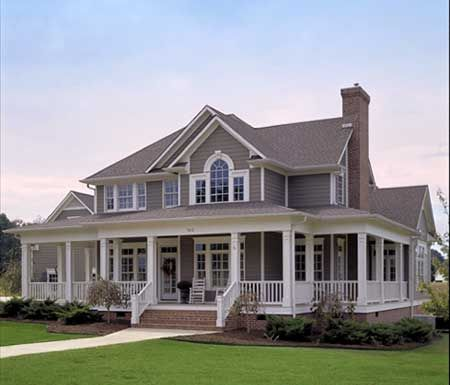
//> input picture experiments/week9/images/house.jpg, 450 x 385 px
$ ./harris_corner_detection   (built with g++ and OpenCV 4)
//> lines starting //> are read from the running program, lines starting //| are printed output that depends on the picture; after the words box and inside, x2 and y2 are one past the last pixel; in counts of white or black regions, pixels touching at a corner belong together
#include <iostream>
#include <opencv2/opencv.hpp>

#define THRESHOLD 35000000000
#define DISTANCE_THRESHOLD 8

using namespace cv;
using namespace std;

struct IndexT
{
	int col;
	int row;

	float distance(int j, int i)
	{
		return sqrt(pow((row-j),2)+pow((col-i),2));
	}
};


Mat image_padding(const Mat& input_image, int offset)
{
   Mat padded_image = Mat(input_image.rows+2*offset, input_image.cols+2*offset, CV_32F, 0.0);

   for(int j = 0; j < input_image.rows ; j++)
        for(int i = 0; i < input_image.cols; i++)
        {
	    padded_image.at<float>(j+offset,i+offset) = input_image.at<uchar>(j,i);
        }

    return padded_image;
}

Mat image_depadding(const Mat& input_image, int offset)
{
   Mat depadded_image = Mat(input_image.rows-2*offset, input_image.cols-2*offset, CV_32F, 0.0);

   for(int j = 0; j < input_image.rows-2*offset ; j++)
        for(int i = 0; i < input_image.cols-2*offset; i++)
        {
	    depadded_image.at<float>(j,i) = input_image.at<float>(j+offset,i+offset);
        }

    return depadded_image;
}

Mat convolve(const Mat& input_image, const Mat& kernel)
{

   int kernel_size = kernel.rows;

   int offset;

   if(kernel_size % 2 != 0)
   {
	offset = (kernel_size+1)/2 - 1;
   }
   else
   {
	offset = (kernel_size)/2 - 1;
   }

  Mat padded_image = image_padding(input_image, offset);

  Mat flipped_kernel = Mat(kernel.rows, kernel.cols, CV_32F, 0.0);

   for(int m = 0; m < kernel_size ; m++)
	for(int n = 0; n < kernel_size; n++)
	{
		flipped_kernel.at<float>(m,n) = kernel.at<float>(kernel_size-m-1,kernel_size-n-1);
	}

  Mat convolved_image = Mat(padded_image.rows, padded_image.cols, CV_32F, 0.0);

  float value = 0.0;
  for(int j = offset; j < padded_image.rows - offset ; j++)
       for(int i = offset; i < padded_image.cols - offset; i++)
       {

	   for(int m = 0; m < kernel_size ; m++)
		for(int n = 0; n < kernel_size; n++)
		{

		    value += (padded_image.at<float>(j+m-offset,i+n-offset))*flipped_kernel.at<float>(m,n);

		}

	   convolved_image.at<float>(j,i)  = value;

	   value = 0;
       }

  Mat depadded_image = image_depadding(convolved_image, offset);

  return depadded_image;
}

void adaptive_threshold(const Mat& input_image, Mat& thresholded_image, float c, bool inverse=false)
{
   thresholded_image = input_image.clone();
   int image_type = input_image.type();

   if(image_type != CV_8UC1)
   	thresholded_image.convertTo(thresholded_image,CV_8UC1);

   Mat blurred_image;

   GaussianBlur( thresholded_image,blurred_image, Size( 5, 5 ), 1.4, 1.4);

   if(blurred_image.type() != CV_8UC1)
   	blurred_image.convertTo(blurred_image,image_type);

   float threshold;

   for(int j = 1; j < input_image.rows-1; j++)
	for(int i =1; i < input_image.cols-1; i++)
	{
		if(image_type == CV_8UC1)
		{
			threshold =(int) saturate_cast<uchar>(blurred_image.at<uchar>(j,i) - c);

			if (input_image.at<uchar>(j,i) >= threshold)
				if(inverse)
					thresholded_image.at<uchar>(j,i) = 0;
				else
					thresholded_image.at<uchar>(j,i) = 255;
			else
				if(inverse)
					thresholded_image.at<uchar>(j,i) = 255;
				else
					thresholded_image.at<uchar>(j,i) = 0;
		}
		else if(image_type == CV_32F)
		{
			threshold = (blurred_image.at<float>(j,i) - c);

			if (input_image.at<float>(j,i) >= threshold)
				if(inverse)
					thresholded_image.at<uchar>(j,i) = 0;
				else
					thresholded_image.at<uchar>(j,i) = 255;
			else
				if(inverse)
					thresholded_image.at<uchar>(j,i) = 255;
				else
					thresholded_image.at<uchar>(j,i) = 0;

		}


	}

}


Mat harris_corner_detection(const Mat& input_image)
{

   Mat horizontal_kernel = Mat(3, 3, CV_32F, 0.0);
   Mat vertical_kernel = Mat(3, 3, CV_32F, 0.0);
   Mat image_gradient, image_gradient_direction,converted_image, nms_image, double_thresholded_image;

   horizontal_kernel.at<float>(0,0) = 1.0/9.0 ;
   horizontal_kernel.at<float>(0,1) = 0 ;
   horizontal_kernel.at<float>(0,2) = -1.0/9.0 ;

   horizontal_kernel.at<float>(1,0) = 2/9.0 ;
   horizontal_kernel.at<float>(1,1) = 0 ;
   horizontal_kernel.at<float>(1,2) = -2/9.0 ;

   horizontal_kernel.at<float>(2,0) = 1/9.0 ;
   horizontal_kernel.at<float>(2,1) = 0 ;
   horizontal_kernel.at<float>(2,2) = -1/9.0 ;

   vertical_kernel.at<float>(0,0) = 1/9.0 ;
   vertical_kernel.at<float>(0,1) = 2/9.0 ;
   vertical_kernel.at<float>(0,2) = 1/9.0 ;

   vertical_kernel.at<float>(1,0) = 0 ;
   vertical_kernel.at<float>(1,1) = 0 ;
   vertical_kernel.at<float>(1,2) = 0 ;

   vertical_kernel.at<float>(2,0) = -1/9.0 ;
   vertical_kernel.at<float>(2,1) = -2/9.0 ;
   vertical_kernel.at<float>(2,2) = -1/9.0 ;

   Mat horizontal_image = convolve(input_image, horizontal_kernel);
   Mat vertical_image = convolve(input_image, vertical_kernel);

   Mat horizontal_image_squared = Mat(horizontal_image.rows, horizontal_image.cols, CV_32F, 0.0);
   Mat vertical_image_squared  = Mat(horizontal_image.rows, horizontal_image.cols, CV_32F, 0.0);
   Mat horizontal_vertical_image = Mat(horizontal_image.rows, horizontal_image.cols, CV_32F, 0.0);

   Mat combined_image = Mat(horizontal_image.rows, horizontal_image.cols, CV_32F, 0.0);

    for(int j = 0; j < horizontal_image.rows ; j++)
       for(int i = 0; i < horizontal_image.cols ; i++)
       {
	   combined_image.at<float>(j,i) = horizontal_image.at<float>(j,i) + vertical_image.at<float>(j,i);
	   horizontal_image_squared.at<float>(j,i) = pow( horizontal_image.at<float>(j,i), 2);
	   vertical_image_squared.at<float>(j,i)  = pow( vertical_image.at<float>(j,i), 2);
	   horizontal_vertical_image .at<float>(j,i)  = horizontal_image.at<float>(j,i)*vertical_image.at<float>(j,i) ;

       }

   GaussianBlur( horizontal_image_squared, horizontal_image_squared, Size(9,9), 1.4, 1.4, BORDER_DEFAULT );
   GaussianBlur( vertical_image_squared, vertical_image_squared, Size(9,9), 1.4, 1.4, BORDER_DEFAULT );
   GaussianBlur( horizontal_vertical_image, horizontal_vertical_image, Size(9,9), 1.4, 1.4, BORDER_DEFAULT );

   Mat harris_response= Mat(horizontal_image.rows, horizontal_image.cols, CV_32F, 0.0);
   Mat corners= Mat::zeros(horizontal_image.rows, horizontal_image.cols, CV_8UC1 );

   float k = 0.04;

   for(int j = 0; j < horizontal_image.rows ; j++)
      for(int i = 0; i < horizontal_image.cols ; i++)
      {
	   //R = Det(H) - k(Trace(H))^2;

	   harris_response.at<float>(j,i) = horizontal_image_squared.at<float>(j,i)*vertical_image_squared.at<float>(j,i) -pow(horizontal_vertical_image.at<float>(j,i),2)
					    - k*(pow(horizontal_image_squared.at<float>(j,i)+vertical_image_squared.at<float>(j,i),2));

      }

   Mat corners2 = Mat::zeros(horizontal_image.rows, horizontal_image.cols, CV_8UC1 );

   int size = 5;

   int offset = (size+1)/2 - 1;

    normalize(harris_response, harris_response, 1,0,NORM_MINMAX);
    adaptive_threshold(harris_response, corners, -0.3);

   if(corners.type() != CV_8UC1)
   	corners.convertTo(corners,CV_8UC1);

   std::vector<IndexT> corner_indices;

   for(int j = 0; j < horizontal_image.rows ; j++)
      for(int i = 0; i < horizontal_image.cols ; i++)
      {
	   IndexT current_index;
           current_index.row = j;
	   current_index.col = i;

	   if( corners.at<uchar>(j,i)  > 200)
		if(corner_indices.empty())
			corner_indices.push_back(current_index);
		else
		{
			 bool corner_neighbor = false;
			 for (std::vector<IndexT>::iterator it = corner_indices.begin() ; it != corner_indices.end(); ++it)
			 {
				if(it->distance(j,i) < DISTANCE_THRESHOLD)
					corner_neighbor = true;
			 }

			 if(!corner_neighbor)
				corner_indices.push_back(current_index);
		}
      }


    for (std::vector<IndexT>::iterator it = corner_indices.begin() ; it != corner_indices.end(); ++it)
    {
	cout<<"index row = "<<it->row<<" , col="<<it->col<<endl;
	corners2.at<uchar>(it->row,it->col) = 255;

    }


   Mat image_with_corners = input_image.clone();

   int border_offset = 3;

    for( int j = border_offset; j <  corners2.rows-border_offset ; j++ )
     { for( int i = border_offset; i <  corners2.cols-border_offset; i++ )
	  {
	    if( (int)  corners2.at<uchar>(j,i) == 255 )
	      {
	       circle(  image_with_corners, Point( i, j ), 10,  Scalar(127), 2, 8, 0 );
	      }
	  }
     }

   return image_with_corners;
}


int main(int argc, char** argv )
{
    Mat grayscale_image1, grayscale_image2;

    Mat image1 = imread( "../images/house.jpg", 1 );
//> image1 is the input picture: 385 rows x 450 cols, CV_8UC3; mean B, G, R 150.8, 149.5, 148.5
    Mat image2 = imread( "../images/checkerboard.jpg", 1 );
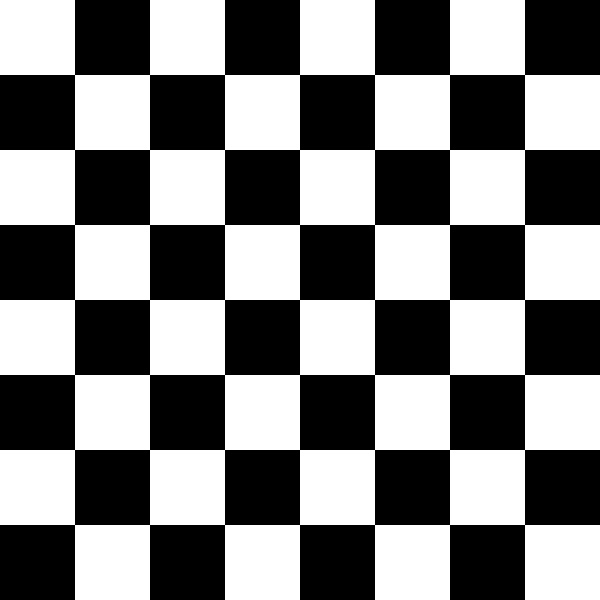
//> input picture experiments/week9/images/checkerboard.jpg, 600 x 600 px
//> image2 is the input picture: 600 rows x 600 cols, CV_8UC3; min 0, max 255, mean 127.5

    if ( !image1.data || !image2.data )
     {
        printf("No image data \n");
        return -1;
     }

    cvtColor( image1, grayscale_image1, CV_BGR2GRAY );
    cvtColor( image2, grayscale_image2, CV_BGR2GRAY );

    Mat corners1 = harris_corner_detection(grayscale_image1);
//> after the loop in image_padding, `for(int j = 0; j < input_image.rows ; j++)`:
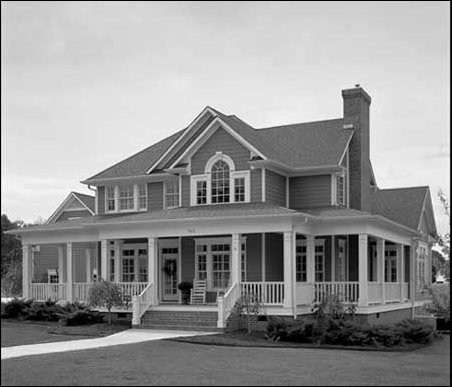
//> padded_image: 387 rows x 452 cols, CV_32FC1; min 0, max 255, mean 147.9
//> after the loop in convolve, `for(int j = offset; j < padded_image.rows - offset ; j++)`: value = 0
//> after the loop in image_depadding, `for(int j = 0; j < input_image.rows-2*offset ; j++)`:
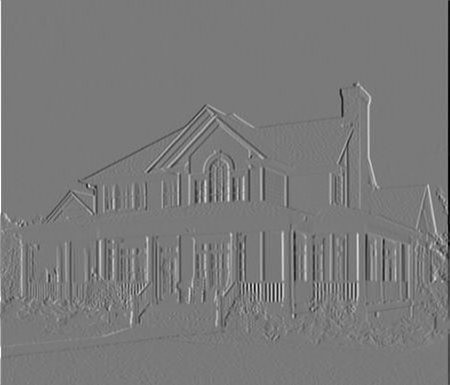
//> depadded_image: 385 rows x 450 cols, CV_32FC1; min -100, max 108.6, mean -0.1; drawn with min black and max white
//> in adaptive_threshold, `thresholded_image.convertTo(thresholded_image,CV_8UC1);`: thresholded_image: 385 rows x 450 cols, CV_8UC1; values 0 (black) and 1 (white), 0.02% white in thin lines or dots
//> in adaptive_threshold, `GaussianBlur( thresholded_image,blurred_image, Size( 5, 5 ), 1.4, 1.4);`: blurred_image: 385 rows x 450 cols, CV_8UC1; values 0 (black) and 1 (white), 0.01% white; 2 white regions (2 under 20 px)
//> after the loop in adaptive_threshold, `for(int j = 1; j < input_image.rows-1; j++)`:
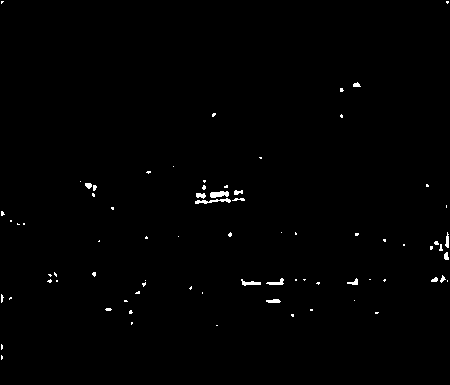
//> thresholded_image: 385 rows x 450 cols, CV_8UC1; min 0, max 255, mean 1.7
//> after the loop in adaptive_threshold, `for(int j = 1; j < input_image.rows-1; j++)`: threshold = 0.3
//> after the loop in harris_corner_detection, `for(int j = 0; j < horizontal_image.rows ; j++)`: corner_indices = 85 items
//> the loop in harris_corner_detection, `for (std::vector<IndexT>::iterator it = corner_indices.begin() ; it !=..` made 85 passes
//| index row = 1 , col=1
//| index row = 1 , col=446
//| index row = 82 , col=357
//| index row = 88 , col=340
//| index row = 113 , col=213
//| index row = 114 , col=341
//| index row = 157 , col=259
//| index row = 166 , col=173
//> (output is shown up to pass 8 of 85)
//> after the loop in harris_corner_detection, `for (std::vector<IndexT>::iterator it = corner_indices.begin() ; it !=..`: corners2: 385 rows x 450 cols, CV_8UC1; 0.05% white in thin lines or dots
//> after the loop in harris_corner_detection, `for( int j = border_offset; j <  corners2.rows-border_offset ; j++ )`: image_with_corners: 385 rows x 450 cols, CV_8UC1; min 0, max 254, mean 149.7

    Mat corners2 = harris_corner_detection(grayscale_image2);
//> after the loop in convolve (call 4), `for(int j = offset; j < padded_image.rows - offset ; j++)`:
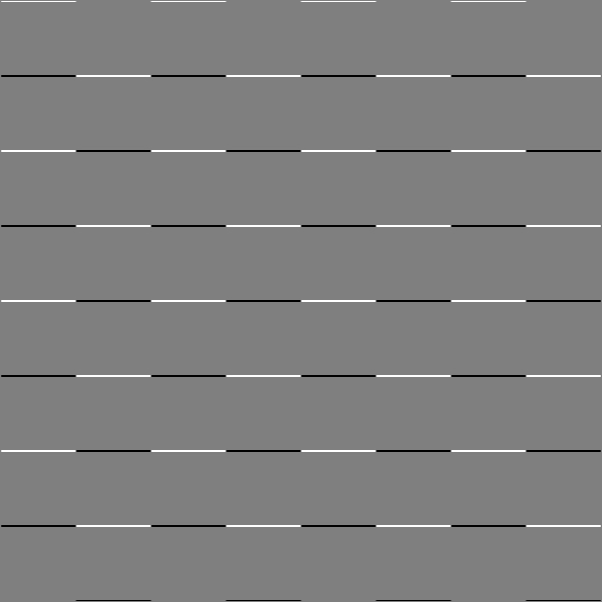
//> convolved_image: 602 rows x 602 cols, CV_32FC1; min -113.3, max 113.3, mean 0; drawn with min black and max white
//> after the loop in convolve (call 4), `for(int j = offset; j < padded_image.rows - offset ; j++)`: value = 0
//> in harris_corner_detection (call 2), `GaussianBlur( horizontal_image_squared, horizontal_image_squared, Size..`: horizontal_image_squared: 600 rows x 600 cols, CV_32FC1; min 0, max 6502.9, mean 307.3
//> in harris_corner_detection (call 2), `GaussianBlur( horizontal_vertical_image, horizontal_vertical_image, Si..`: horizontal_vertical_image: 600 rows x 600 cols, CV_32FC1; min -739.7, max 739.7, mean -0.1
//> call 2 of adaptive_threshold, with c = -0.3, inverse = false
//> in adaptive_threshold (call 2), `thresholded_image.convertTo(thresholded_image,CV_8UC1);`: thresholded_image: 600 rows x 600 cols, CV_8UC1; values 0 (black) and 1 (white), 0.25% white; 79 white regions (79 under 20 px)
//> in adaptive_threshold (call 2), `GaussianBlur( thresholded_image,blurred_image, Size( 5, 5 ), 1.4, 1.4);`: blurred_image: 600 rows x 600 cols, CV_8UC1; values 0 (black) and 1 (white), 0.16% white in thin lines or dots, all inside (x1, y1, x2, y2) = (73, 73, 527, 527)
//> after the loop in adaptive_threshold (call 2), `for(int j = 1; j < input_image.rows-1; j++)`:
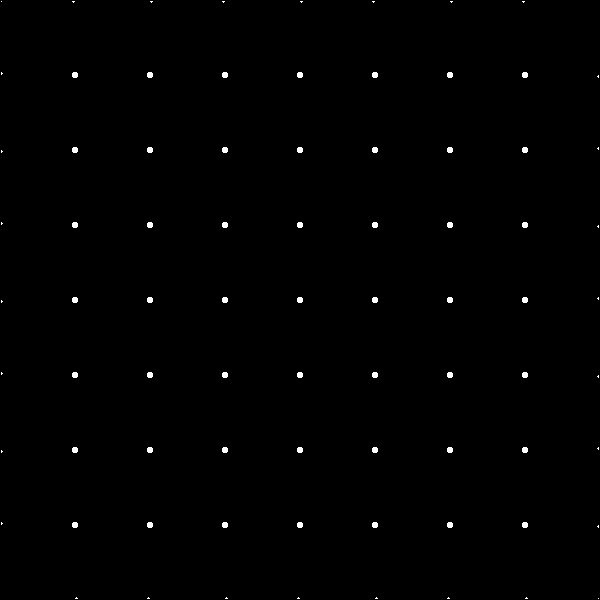
//> thresholded_image: 600 rows x 600 cols, CV_8UC1; min 0, max 255, mean 1.2
//> after the loop in adaptive_threshold (call 2), `for(int j = 1; j < input_image.rows-1; j++)`: threshold = 0.3
//> after the loop in harris_corner_detection (call 2), `for(int j = 0; j < horizontal_image.rows ; j++)`: corner_indices = 79 items
//> the loop in harris_corner_detection (call 2), `for (std::vector<IndexT>::iterator it = corner_indices.begin() ; it !=..` made 79 passes
//| index row = 1 , col=1
//| index row = 1 , col=72
//| index row = 1 , col=150
//| index row = 1 , col=222
//| index row = 1 , col=300
//| index row = 1 , col=372
//| index row = 1 , col=450
//| index row = 1 , col=522
//> (output is shown up to pass 8 of 79)
//> after the loop in harris_corner_detection (call 2), `for (std::vector<IndexT>::iterator it = corner_indices.begin() ; it !=..`: corners2: 600 rows x 600 cols, CV_8UC1; 0.02% white in thin lines or dots
//> after the loop in harris_corner_detection (call 2), `for( int j = border_offset; j <  corners2.rows-border_offset ; j++ )`:
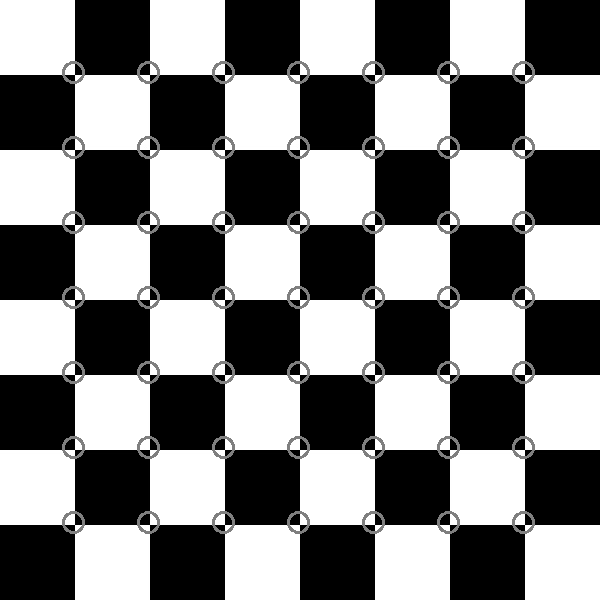
//> image_with_corners: 600 rows x 600 cols, CV_8UC1; min 0, max 255, mean 127.5

    namedWindow("Input Image 1", WINDOW_AUTOSIZE);
    imshow("Input Image 1", image1);

    namedWindow("Corner 1", WINDOW_AUTOSIZE);
    imwrite( "../results/harris_corner_detection/corners_1.jpg", corners1);
    imshow("Corner 1", corners1);

    namedWindow("Input Image 2", WINDOW_AUTOSIZE);
    imshow("Input Image 2", image2);

    namedWindow("Corner 2", WINDOW_AUTOSIZE);
    imwrite( "../results/harris_corner_detection/corners_2.jpg", corners2);
    imshow("Corner 2", corners2);

    waitKey(0);

    return 0;
}
